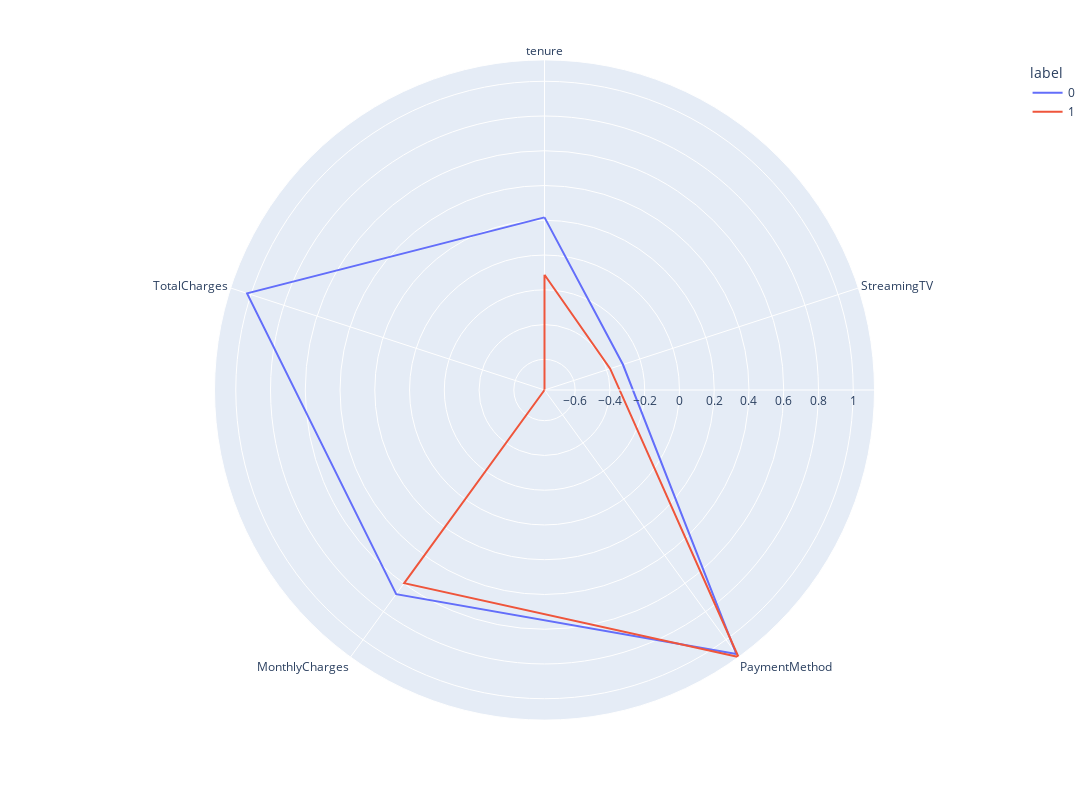
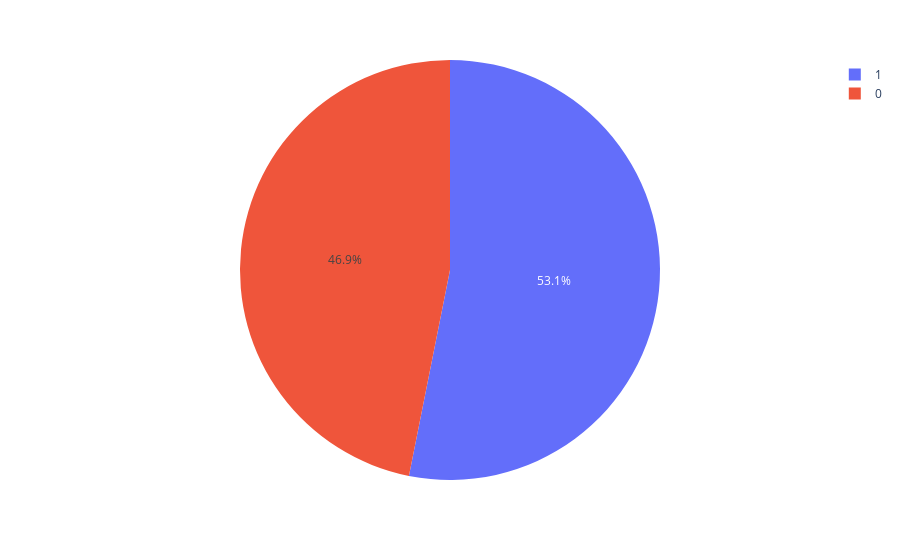
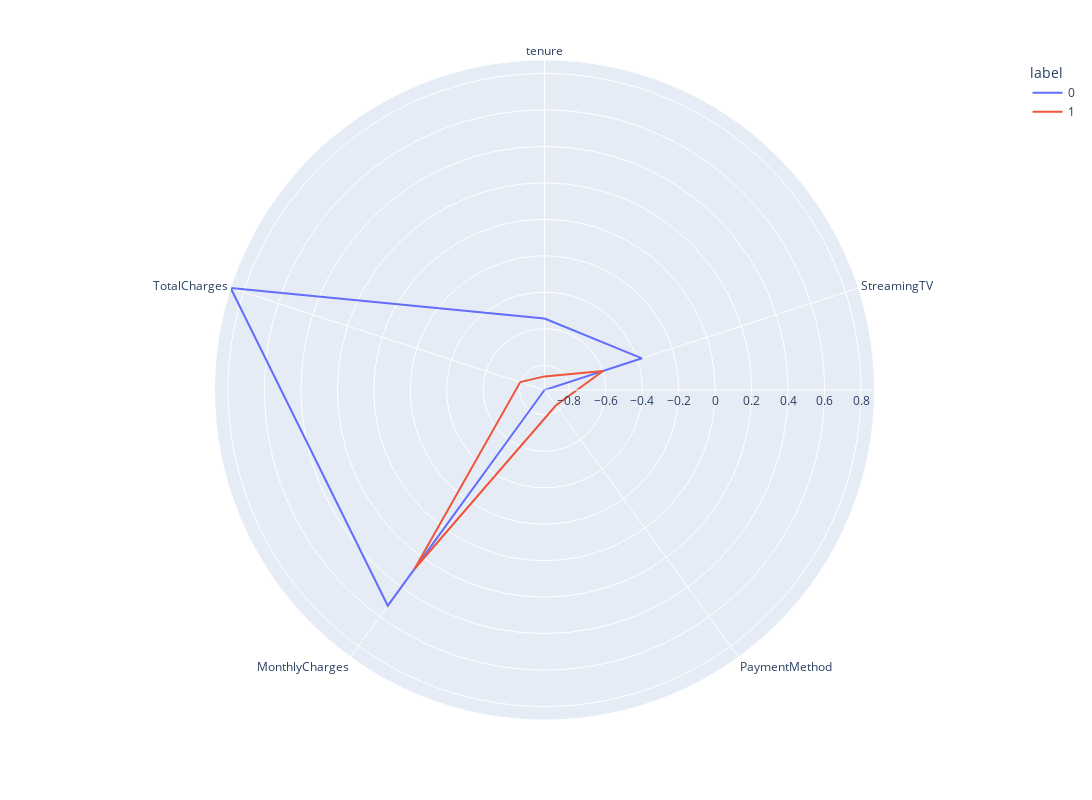
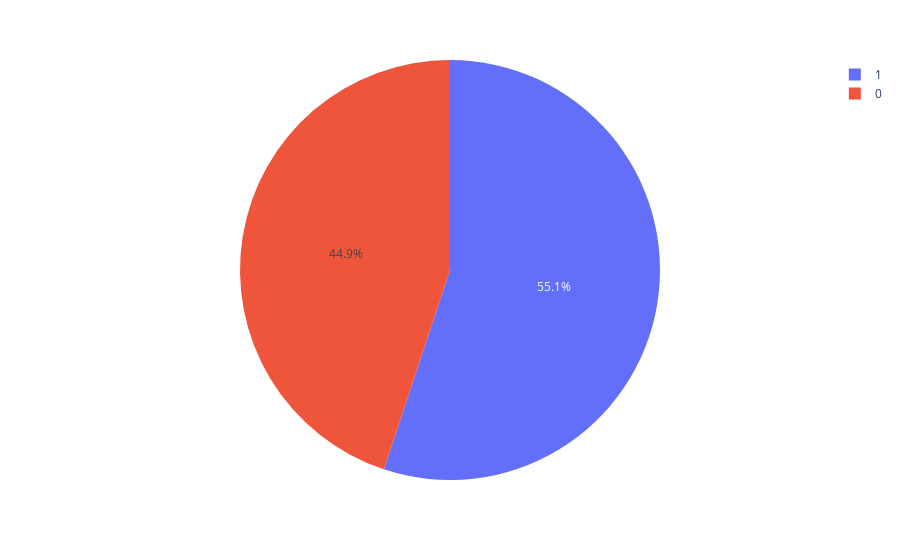

The cell these charts' notebook holds for them, in order:
### Code cell
clust = 0 #iterator
while clust < clusters_number:
    sub_cluster = pd.read_csv(f'./cluster{clust}.csv') #read every subcluster .csv
    sub_cluster = sub_cluster.drop(columns=['Unnamed: 0']) #drop the added column
    sub_clusters_number = elbow(sub_cluster) #calculate elbow point for every sub-cluster
    clusters = pd.DataFrame(clustering(sub_cluster, sub_clusters_number)) #k-means clustering method
    #polar sub-clusters graph
    sub_polar=clusters.groupby("label").mean().reset_index() 
    sub_polar=pd.melt(sub_polar,id_vars=["label"])
    fig = px.line_polar(sub_polar, r="value", theta="variable", color="label", line_close=True,height=800,width=1400)
    fig.show() #print here
    fig.write_image(f'cluster{clust}img.png') #save as .png file
    #Pie plot to see sub-cluster's distribution
    pie=clusters.groupby('label').size().reset_index()
    pie.columns=['label','value']
    pie = px.pie(pie,values='value',names='label')
    pie.show() #print here
    pie.write_image(f'cluster{clust}distribution.png') #save as .png file
    clust = clust + 1

### Figure 1 — Plotly figure (JSON) as saved in the notebook; plotly's stock layout.template omitted (floating-point values rounded to 4 significant figures)
{"data": [{"hovertemplate": "label=0<br>value=%{r}<br>variable=%{theta}<extra></extra>", "legendgroup": "0", "line": {"color": "#636efa", "dash": "solid"}, "marker": {"symbol": "circle"}, "mode": "lines", "name": "0", "r": [0.2169, -0.302, 1.102, 0.6752, 1.023, 0.2169], "showlegend": true, "subplot": "polar", "theta": ["tenure", "StreamingTV", "PaymentMethod", "MonthlyCharges", "TotalCharges", "tenure"], "type": "scatterpolar"}, {"hovertemplate": "label=1<br>value=%{r}<br>variable=%{theta}<extra></extra>", "legendgroup": "1", "line": {"color": "#EF553B", "dash": "solid"}, "marker": {"symbol": "circle"}, "mode": "lines", "name": "1", "r": [-0.1137, -0.3793, 1.122, 0.5971, -0.7765, -0.1137], "showlegend": true, "subplot": "polar", "theta": ["tenure", "StreamingTV", "PaymentMethod", "MonthlyCharges", "TotalCharges", "tenure"], "type": "scatterpolar"}], "layout": {"height": 800, "legend": {"title": {"text": "label"}, "tracegroupgap": 0}, "margin": {"t": 60}, "polar": {"angularaxis": {"direction": "clockwise", "rotation": 90}, "domain": {"x": [0, 1], "y": [0, 1]}}, "width": 1400}}

### Figure 2 — Plotly figure (JSON) as saved in the notebook; plotly's stock layout.template omitted (floating-point values rounded to 4 significant figures)
{"data": [{"domain": {"x": [0, 1], "y": [0, 1]}, "hovertemplate": "label=%{label}<br>value=%{value}<extra></extra>", "labels": [0, 1], "legendgroup": "", "name": "", "showlegend": true, "type": "pie", "values": [172, 195]}], "layout": {"legend": {"tracegroupgap": 0}, "margin": {"t": 60}}}

### Figure 3 — Plotly figure (JSON) as saved in the notebook; plotly's stock layout.template omitted (floating-point values rounded to 4 significant figures)
{"data": [{"hovertemplate": "label=0<br>value=%{r}<br>variable=%{theta}<extra></extra>", "legendgroup": "0", "line": {"color": "#636efa", "dash": "solid"}, "marker": {"symbol": "circle"}, "mode": "lines", "name": "0", "r": [-0.544, -0.3741, -0.9366, 0.5263, 0.8741, -0.544], "showlegend": true, "subplot": "polar", "theta": ["tenure", "StreamingTV", "PaymentMethod", "MonthlyCharges", "TotalCharges", "tenure"], "type": "scatterpolar"}, {"hovertemplate": "label=1<br>value=%{r}<br>variable=%{theta}<extra></extra>", "legendgroup": "1", "line": {"color": "#EF553B", "dash": "solid"}, "marker": {"symbol": "circle"}, "mode": "lines", "name": "1", "r": [-0.862, -0.5991, -0.8314, 0.2773, -0.7969, -0.862], "showlegend": true, "subplot": "polar", "theta": ["tenure", "StreamingTV", "PaymentMethod", "MonthlyCharges", "TotalCharges", "tenure"], "type": "scatterpolar"}], "layout": {"height": 800, "legend": {"title": {"text": "label"}, "tracegroupgap": 0}, "margin": {"t": 60}, "polar": {"angularaxis": {"direction": "clockwise", "rotation": 90}, "domain": {"x": [0, 1], "y": [0, 1]}}, "width": 1400}}

### Figure 4 — Plotly figure (JSON) as saved in the notebook; plotly's stock layout.template omitted (floating-point values rounded to 4 significant figures)
{"data": [{"domain": {"x": [0, 1], "y": [0, 1]}, "hovertemplate": "label=%{label}<br>value=%{value}<extra></extra>", "labels": [0, 1], "legendgroup": "", "name": "", "showlegend": true, "type": "pie", "values": [622, 763]}], "layout": {"legend": {"tracegroupgap": 0}, "margin": {"t": 60}}}
